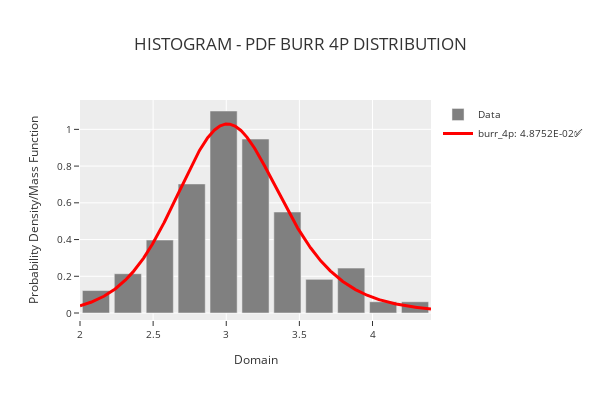

Notebook code for this chart:
### Code cell
phitter_cont.plot_distribution("burr_4p")

### Figure 1 — Plotly figure (JSON) as saved in the notebook; plotly's stock layout.template omitted (floating-point values rounded to 4 significant figures; data arrays with more than 128 entries replaced by an {"elided": "..."} marker saying what was removed)
{"data": [{"marker": {"color": "rgba(128,128,128,1)"}, "name": "Data", "showlegend": true, "type": "bar", "x": [2.109, 2.327, 2.545, 2.764, 2.982, 3.2, 3.418, 3.636, 3.855, 4.073, 4.291], "y": [0.1222, 0.2139, 0.3972, 0.7028, 1.1, 0.9472, 0.55, 0.1833, 0.2444, 0.06111, 0.06111]}, {"line": {"color": "rgba(255,0,0,1)", "width": 3}, "mode": "lines", "name": "burr_4p: 4.8752E-02✅", "type": "scatter", "x": {"elided": "1000 float values"}, "y": {"elided": "1000 float values"}}], "layout": {"bargap": 0.15, "height": 400, "legend": {"font": {"size": 10}, "orientation": "v", "title": {"font": {"size": 10}}, "xanchor": "left", "y": 1, "yanchor": "auto"}, "title": {"text": "HISTOGRAM - PDF BURR 4P DISTRIBUTION"}, "width": 600, "xaxis": {"tickfont": {"size": 10}, "title": {"font": {"size": 12}, "text": "Domain"}}, "yaxis": {"tickfont": {"size": 10}, "title": {"font": {"size": 12}, "text": "Probability Density/Mass Function"}}}}
